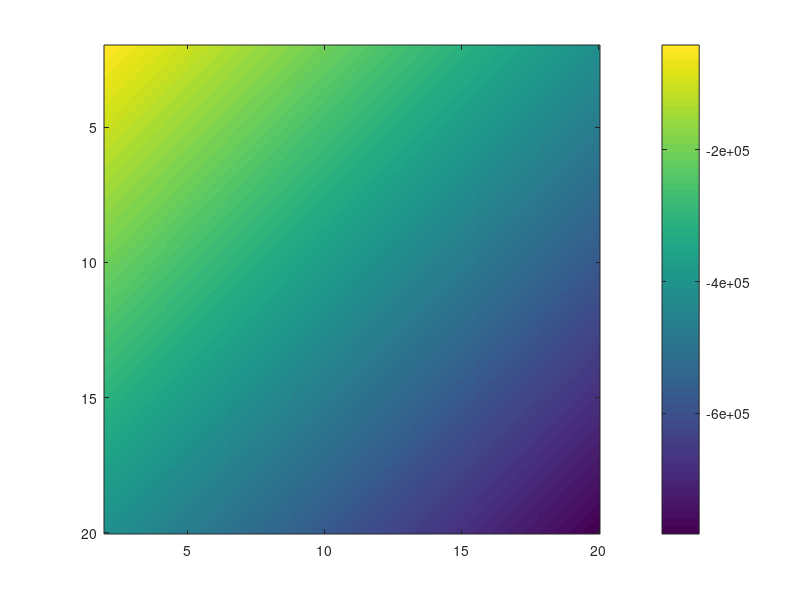
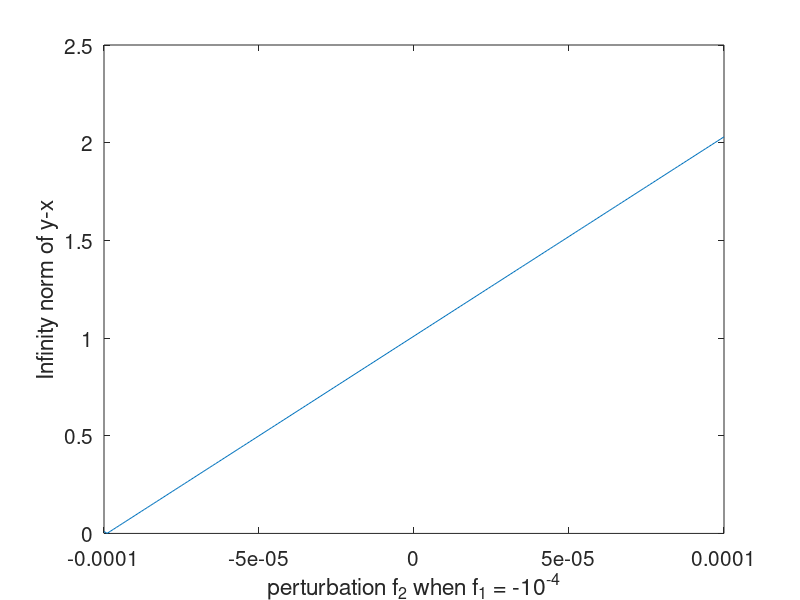
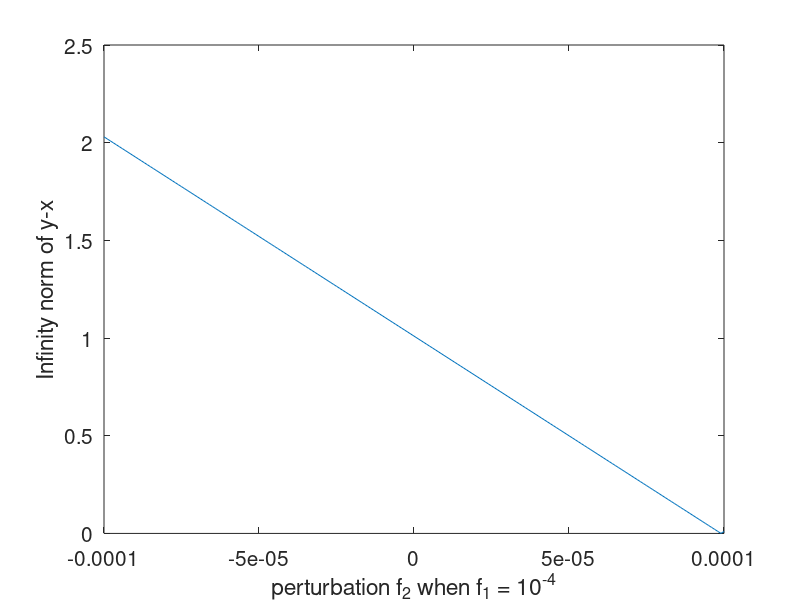
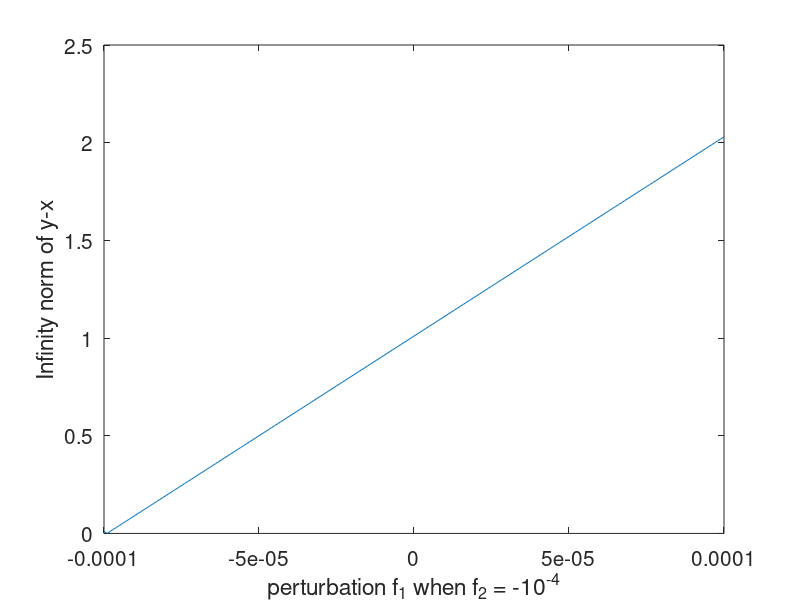

Write the MATLAB code that produced these figures, in order.
%% Problem 1
close all; clear; clc;

A = [1.02 1.01; 1.01 1];
b = [2.03 2.01]';
Norm_b = norm(b,Inf);
CondA = cond(A,Inf);

% if b == A*x
%     disp('ok')
% else
%     disp('strange!')
% end


Xhat1 = linspace(2,20,200); 
Xhat2 = linspace(2,20,200);

x = [1 1]';

[xhat1, xhat2] = meshgrid(Xhat1, Xhat2);
xhat = cell(size(xhat1,1),size(xhat1, 2)); % necessary to initialized it!

for i = 1:size(xhat1,1)
    for j = 1:size(xhat1, 2)
      
        xhat{i,j} = [xhat1(i,j) xhat2(i,j)]';
        Norm_rhat(i,j) = norm(b-A*xhat{i,j},Inf);
        Norm_xmxh(i,j) = norm(x-xhat{i,j},Inf);
        goal(i,j) = Norm_xmxh(i,j) - CondA*Norm_rhat(i,j)/Norm_b;

    end
end


figure(1)
clf
imagesc(Xhat1,Xhat2, goal )
colorbar

[goalIdx1, goalIdx2] = find(abs(goal)==max(max(abs(goal))));

goal(goalIdx1, goalIdx2)

xhat{goalIdx1, goalIdx2}



%% Problem 1 (c)

clear; close all; clc;

A = [1.02 1.01; 1.01 1];
b = [2.03 2.01]';
x = [1 1]';
fmax = 1e-4;

f = -fmax:1e-6:fmax;
NormStore1 = zeros(1,length(f));
NormStore2 = zeros(1,length(f));
NormStore3 = zeros(1,length(f));
NormStore4 = zeros(1,length(f));

for i = 1:length(f)
    bhat1 =  b + [-fmax f(i)]';
    y1 = A\bhat1;
    NormStore1(i) = norm(y1-x, Inf);
end

figure(2)
clf
plot(f,NormStore1)
xlim([-1e-4 1e-4])
xlabel('perturbation f_2 when f_1 = -10^{-4}')
ylabel('Infinity norm of y-x')
set(gca, 'FontSize', 15)



for i = 1:length(f)
    bhat2 =  b + [fmax f(i)]';
    y2 = A\bhat2;
    NormStore2(i) = norm(y2-x, Inf);
end

figure(3)
clf
plot(f,NormStore2)
xlim([-1e-4 1e-4])
xlabel('perturbation f_2 when f_1 = 10^{-4}')
ylabel('Infinity norm of y-x')
set(gca, 'FontSize', 15)


for i = 1:length(f)
    bhat3 =  b + [f(i) -fmax]';
    y3 = A\bhat3;
    NormStore3(i) = norm(y3-x, Inf);
end

figure(4)
clf
plot(f,NormStore1)
xlim([-1e-4 1e-4])
xlabel('perturbation f_1 when f_2 = -10^{-4}')
ylabel('Infinity norm of y-x')
set(gca, 'FontSize', 15)



for i = 1:length(f)
    bhat4 =  b + [f(i) fmax]';
    y4 = A\bhat4;
    NormStore4(i) = norm(y4-x, Inf);
end

figure(5)
clf
plot(f,NormStore4)
xlim([-1e-4 1e-4])
xlabel('perturbation f_1 when f_2 = 10^{-4}')
ylabel('Infinity norm of y-x')
set(gca, 'FontSize', 15)



return








y2 = A\bhat2











%% Problem 2
close all; clear; clc;

% Problem 2 (a)
x1 = 1; x2 = 0; x3 = 0; x4 = 0; x5 = 0;
x = [x1, x2, x3, x4, x5]';


A = hilb(5);

leftA = sum( abs(A*x) );

rightA = max( sum( abs(A) ) );

% Problem 2 (b)

y1 = 0; y2 = 0; y3 = 0; y4 = 1; y5 = 0;
y = [y1, y2, y3, y4, y5]';


B = inv(A);

leftB = sum( abs(B*y) );

rightB = max( sum( abs(B) ) );

% Problem 2 (c)

z1 = 1; z2 = 1; z3 = 1; z4 = 1; z5 = 1;
z = [z1, z2, z3, z4, z5]';

leftC = max( abs(A*z) );
rightC = max( sum( abs(A),2 ) );

% Problem 2 (d)

w1 = -1; w2 = 1; w3 = -1; w4 = 1; w5 = -1;
w = [w1, w2, w3, w4, w5]';

leftD = max( abs(B*w) )
rightD = max( sum( abs(B),2 ) )





















